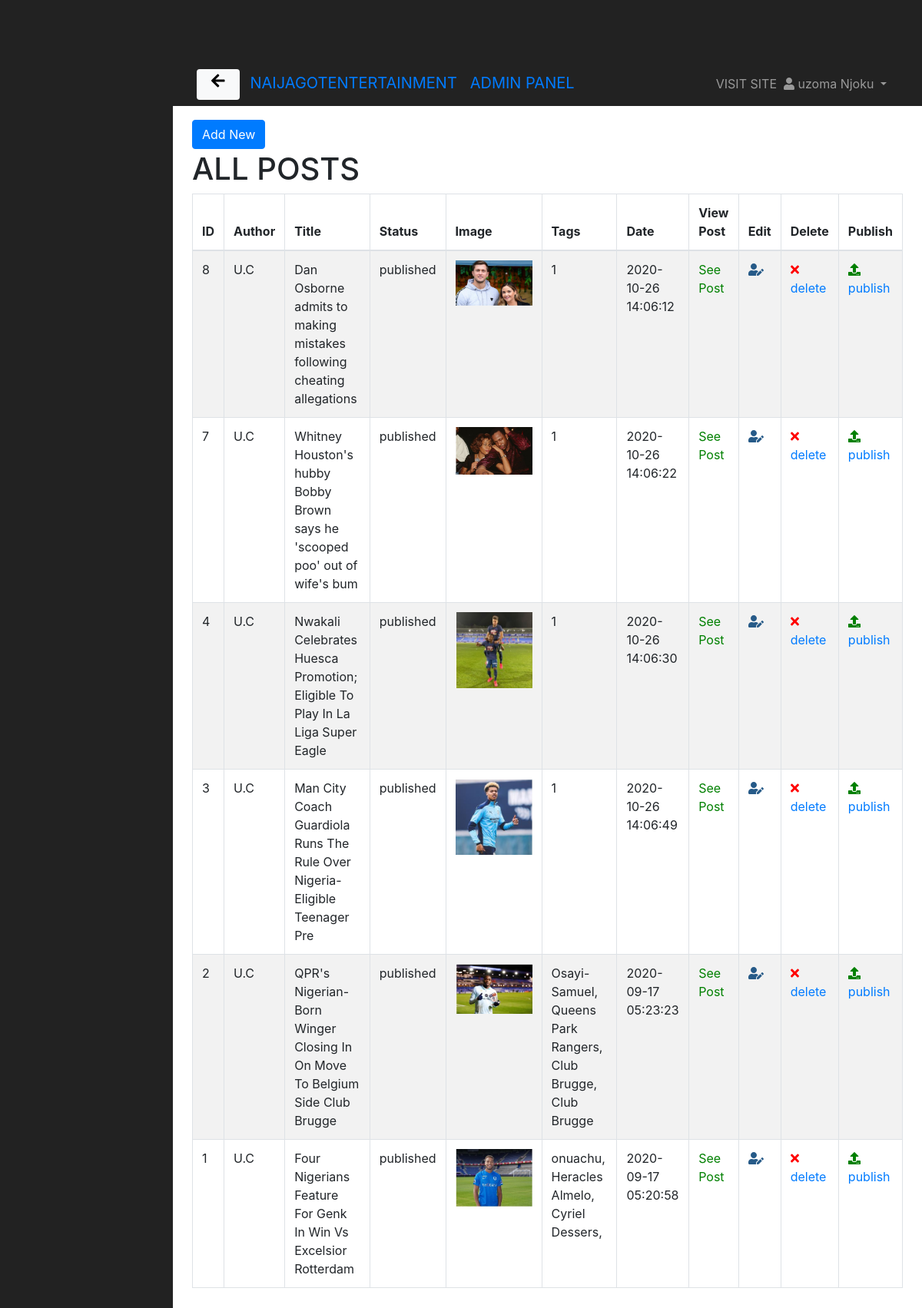
Page /admin/posts.php (signed in) on the committed database.
### tables this page shows
CREATE TABLE `post` (
  `p_id` int(11) NOT NULL,
  `p_cat_id` int(11) NOT NULL,
  `title` varchar(255) NOT NULL,
  `author` varchar(255) NOT NULL,
  `p_date` timestamp NOT NULL DEFAULT CURRENT_TIMESTAMP ON UPDATE CURRENT_TIMESTAMP,
  `img_1` varchar(255) NOT NULL,
  `p_cont` mediumtext NOT NULL,
  `status` varchar(255) NOT NULL,
  `pop_cont` varchar(255) NOT NULL
);

### admin/posts.php (the view, shortened to what this page needs)
<?php include 'includes/headers.php';
?>
    <div id="wrapper">
       <?php include 'includes/adminav.php';?>
        <div id="page-wrapper">
            <div class="container-fluid">
                <div class="row">
                    <div class="col-lg-12">
                        <h1 class="page-header">
                        <div class="col-xs-4">
            <a href="publishnews.php" class="btn btn-primary">Add New</a>
            </div>
                            ALL POSTS
                        </h1>
<?php if($_SESSION['role'] == 'superadmin')
{ ?>
<div class="row">
<div class="col-lg-12">
        <div class="table-responsive">
<form action="" method="post">
            <table class="table table-bordered table-striped table-hover">
            <thead>
                    <tr>
                        <th>ID</th>
                        <th>Author</th>
                        <th>Title</th>
                        <th>Status</th>
                        <th>Image</th>
                        <th>Tags</th>
                        <th>Date</th>
                        <th>View Post</th>
                        <th>Edit</th>
                        <th>Delete</th>
                        <th>Publish</th>
                    </tr>
                </thead>
                <tbody>
                 <?php
$query = "SELECT * FROM post ORDER BY p_id DESC";
$run_query = mysqli_query($conn, $query) or die(mysqli_error($conn));
if (mysqli_num_rows($run_query) > 0) {
while ($row = mysqli_fetch_array($run_query)) {
    $post_id = $row['p_id'];
    $post_title = $row['title'];
    $post_author = $row['author'];
    $post_date = $row['p_date'];
    $post_image = $row['img_1'];
    $post_tags = $row['pop_cont'];
    $post_status = $row['status'];
    echo "<tr>";
    echo "<td>$post_id</td>";
    echo "<td>$post_author</td>";
    echo "<td>$post_title</td>";
    echo "<td>$post_status</td>";
    echo "<td><img  width='100' src='../images/post_img/$post_image' alt='Post Image' ></td>";
    echo "<td>$post_tags</td>";
    echo "<td>$post_date</td>";
    echo "<td><a href='post.php?post=$post_id' style='color:green'>See Post</a></td>";
    echo "<td><a href='editpost.php?id=$post_id'><span style='color: #265a88;'><i class='fas fa-user-edit' ></i></span></a></td>";
    echo "<td><a onClick=\"javascript: return confirm('Are you sure you want to delete this post?')\" href='posts.php?del=$post_id'><i class='fa fa-times' style='color: red;'></i>delete</a></td>";
    echo "<td><a onClick=\"javascript: return confirm('Are you sure you want to publish this post?')\"href='posts.php?pub=$post_id'><i class='fas fa-upload' style='color: green;'></i>publish</a></td>";
    echo "</tr>";
}
}
else {
    echo "<script>alert('Not any news yet! Start Posting now');
    window.location.href= 'publishnews.php';</script>";
}
?>
                </tbody>
            </table>
</form>
</div>
</div>
</div>
<?php
}
?>
        </div>
    </div>
</div>
</div>
</div>
    <?php include('includes/footers.php');
?>

### admin/includes/headers.php (shortened to what this page needs)
<!DOCTYPE html>
<html lang="en">
<head>
    <link href="assets/bootstrap.min.css" rel="stylesheet">
    <link href="assets/all.min.css" rel="stylesheet">
    <link href="assets/sb-admin.css" rel="stylesheet">
</head>
<body>

### admin/includes/adminav.php (shortened to what this page needs)
<div class="container">
    <nav class="navbar navbar-inverse navbar-fixed-top" role="navigation">
           <div class="navbar-header">
               <button class="navbar-toggler bg-light" type="button" data-toggle="collapse" data-target=".navbar-ex1-collapse" aria-controls="navbarSupportedContent" aria-expanded="false" aria-label="Toggle navigation">
                  <span class="navbar-toggler-icon"><i class="fas fa-arrow-left"></i></span>
              </button>&nbsp;&nbsp;
               <a class="navbar-brand" href="index.php">NAIJAGOTENTERTAINMENT &nbsp; ADMIN PANEL</a>
           </div>
           <ul class="nav navbar-right top-nav">
               <li><a href="../index.php">VISIT SITE</a></li>&nbsp;&nbsp;
               <li class="dropdown">
                   <a href="#" class="dropdown-toggle" data-toggle="dropdown"><i class="fa fa-user"></i> <?php echo $_SESSION['firstname'] . ' ' . $_SESSION['lastname']; ?> <b class="caret"></b></a>
               </li>
           </ul>
       </nav>
</div>

### admin/includes/footers.php (shortened to what this page needs)
</body>
</html>

### admin/assets/sb-admin.css (style rules this page uses)
body { margin-top: 0px; background-color: #222; }
body { padding-top: 30px; }
@media (min-width:768px) { body { margin-top: 50px; } }
#wrapper { padding-left: 0; }
#page-wrapper { width: 100%; padding: 0; background-color: #fff; }
@media (min-width:768px) { #wrapper { padding-left: 225px; } }
@media (min-width:768px) { #page-wrapper { padding: 10px; } }
.top-nav { padding: 0 15px; }
.top-nav>li { display: inline-block; float: left; }
.top-nav>li>a { padding-top: 15px; padding-bottom: 15px; line-height: 20px; color: #999; }

### rows in the picture
post: p_id "8", author "U.C", title "Dan Osborne admits to making mistakes following cheating allegations", status "published", img_1 (picture), pop_cont "1", p_date "2020-10-26 14:06:12"
post: p_id "7", author "U.C", title "Whitney Houston's hubby Bobby Brown says he 'scooped poo' out of wife's bum", status "published", img_1 (picture), pop_cont "1", p_date "2020-10-26 14:06:22"
post: p_id "4", author "U.C", title "Nwakali Celebrates Huesca Promotion; Eligible To Play In La Liga Super Eagle", status "published", img_1 (picture), pop_cont "1", p_date "2020-10-26 14:06:30"
post: p_id "3", author "U.C", title "Man City Coach Guardiola Runs The Rule Over Nigeria-Eligible Teenager Pre", status "published", img_1 (picture), pop_cont "1", p_date "2020-10-26 14:06:49"
post: p_id "2", author "U.C", title "QPR's Nigerian-Born Winger Closing In On Move To Belgium Side Club Brugge", status "published", img_1 (picture), pop_cont "Osayi-Samuel, Queens Park Rangers, Club Brugge, Club Brugge", p_date "2020-09-17 05:23:23"
post: p_id "1", author "U.C", title "Four Nigerians Feature For Genk In Win Vs Excelsior Rotterdam", status "published", img_1 (picture), pop_cont "onuachu, Heracles Almelo, Cyriel Dessers,", p_date "2020-09-17 05:20:58"

### other values in the picture
$_SESSION['firstname'] "uzoma"
$_SESSION['lastname'] "Njoku"
